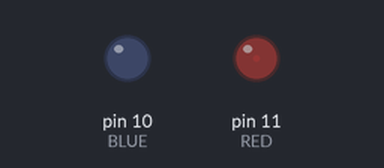
The sketch below on a simulated Arduino Uno, built with avr-gcc and run on an emulated ATmega328P. Parts: output pins drawn as LEDs (lit = HIGH).

Above: at 0.15 s.
At 9.57 s:
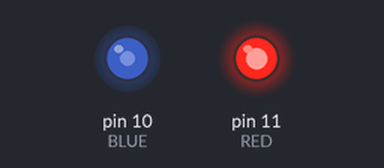
At 19.35 s:
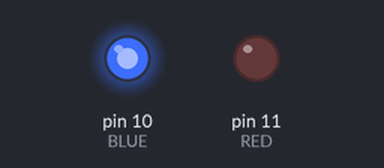
At 38.56 s:
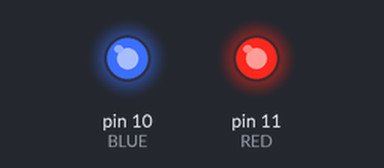
Timing chart, 0 to 40.0 s (numbered marks = the images above):
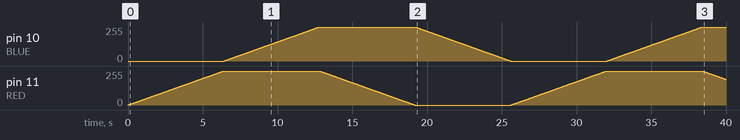

The sketch:

lab2.ino
```cpp
const int HI = 255;
const int LO = 0;
const int RED = 11;
const int BLUE = 10;
const bool IN = true;
const bool OUT = false;

void setup() {
  // put your setup code here, to run once:
  pinMode(RED,OUTPUT);
  pinMode(BLUE, OUTPUT);
}

void fade(int COLOR, int direction) {
  if (direction){
    for (int i = 0; i < HI + 1; i++){
      analogWrite(COLOR, i);
      delay(25);
    };
    return;
  }
  else{
    for (int i = HI; i > LO - 1; i--){
      analogWrite(COLOR, i);
      delay(25);
    };
  };
  return;
}

void loop() {
  fade(RED, IN);
  fade(BLUE,IN);
  fade(RED, OUT);
  fade(BLUE, OUT);
}
```
